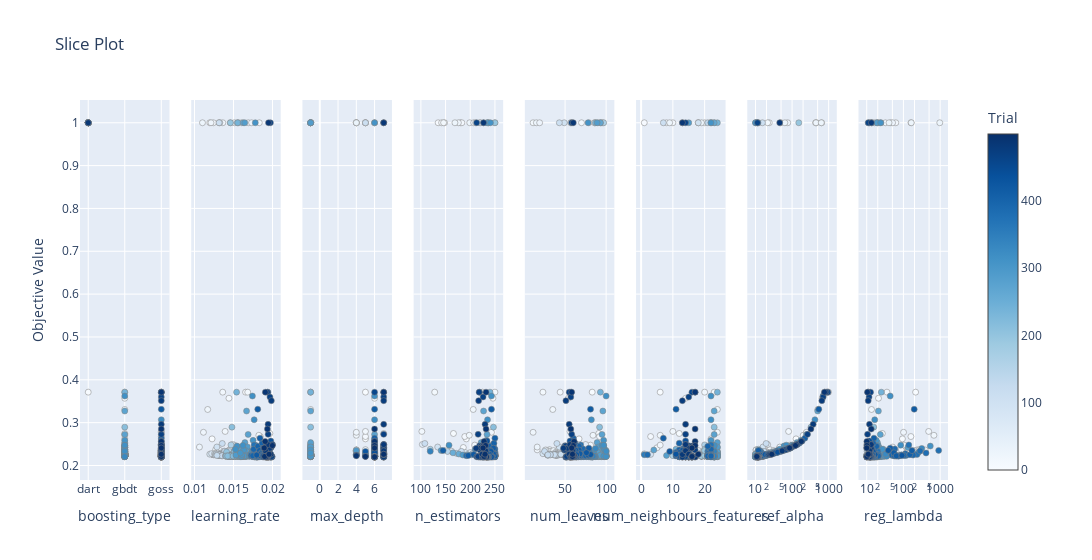

Write notebook code for a chart like this one.
### Code cell
optuna.visualization.plot_slice(study)

### Figure 1 — Plotly figure (JSON) as saved in the notebook; plotly's stock layout.template omitted (floating-point values rounded to 4 significant figures; data arrays with more than 128 entries replaced by an {"elided": "..."} marker saying what was removed)
{"data": [{"marker": {"color": {"elided": "500 int values"}, "colorbar": {"title": {"text": "Trial"}, "x": 1, "xpad": 40}, "colorscale": [[0, "rgb(247,251,255)"], [0.125, "rgb(222,235,247)"], [0.25, "rgb(198,219,239)"], [0.375, "rgb(158,202,225)"], [0.5, "rgb(107,174,214)"], [0.625, "rgb(66,146,198)"], [0.75, "rgb(33,113,181)"], [0.875, "rgb(8,81,156)"], [1, "rgb(8,48,107)"]], "line": {"color": "Grey", "width": 0.5}, "showscale": true}, "mode": "markers", "showlegend": false, "type": "scatter", "x": {"elided": "500 str values"}, "xaxis": "x", "y": {"elided": "500 float values"}, "yaxis": "y"}, {"marker": {"color": {"elided": "500 int values"}, "colorbar": {"title": {"text": "Trial"}, "x": 1, "xpad": 40}, "colorscale": [[0, "rgb(247,251,255)"], [0.125, "rgb(222,235,247)"], [0.25, "rgb(198,219,239)"], [0.375, "rgb(158,202,225)"], [0.5, "rgb(107,174,214)"], [0.625, "rgb(66,146,198)"], [0.75, "rgb(33,113,181)"], [0.875, "rgb(8,81,156)"], [1, "rgb(8,48,107)"]], "line": {"color": "Grey", "width": 0.5}, "showscale": false}, "mode": "markers", "showlegend": false, "type": "scatter", "x": {"elided": "500 float values"}, "xaxis": "x2", "y": {"elided": "500 float values"}, "yaxis": "y2"}, {"marker": {"color": {"elided": "500 int values"}, "colorbar": {"title": {"text": "Trial"}, "x": 1, "xpad": 40}, "colorscale": [[0, "rgb(247,251,255)"], [0.125, "rgb(222,235,247)"], [0.25, "rgb(198,219,239)"], [0.375, "rgb(158,202,225)"], [0.5, "rgb(107,174,214)"], [0.625, "rgb(66,146,198)"], [0.75, "rgb(33,113,181)"], [0.875, "rgb(8,81,156)"], [1, "rgb(8,48,107)"]], "line": {"color": "Grey", "width": 0.5}, "showscale": false}, "mode": "markers", "showlegend": false, "type": "scatter", "x": {"elided": "500 int values"}, "xaxis": "x3", "y": {"elided": "500 float values"}, "yaxis": "y3"}, {"marker": {"color": {"elided": "500 int values"}, "colorbar": {"title": {"text": "Trial"}, "x": 1, "xpad": 40}, "colorscale": [[0, "rgb(247,251,255)"], [0.125, "rgb(222,235,247)"], [0.25, "rgb(198,219,239)"], [0.375, "rgb(158,202,225)"], [0.5, "rgb(107,174,214)"], [0.625, "rgb(66,146,198)"], [0.75, "rgb(33,113,181)"], [0.875, "rgb(8,81,156)"], [1, "rgb(8,48,107)"]], "line": {"color": "Grey", "width": 0.5}, "showscale": false}, "mode": "markers", "showlegend": false, "type": "scatter", "x": {"elided": "500 int values"}, "xaxis": "x4", "y": {"elided": "500 float values"}, "yaxis": "y4"}, {"marker": {"color": {"elided": "500 int values"}, "colorbar": {"title": {"text": "Trial"}, "x": 1, "xpad": 40}, "colorscale": [[0, "rgb(247,251,255)"], [0.125, "rgb(222,235,247)"], [0.25, "rgb(198,219,239)"], [0.375, "rgb(158,202,225)"], [0.5, "rgb(107,174,214)"], [0.625, "rgb(66,146,198)"], [0.75, "rgb(33,113,181)"], [0.875, "rgb(8,81,156)"], [1, "rgb(8,48,107)"]], "line": {"color": "Grey", "width": 0.5}, "showscale": false}, "mode": "markers", "showlegend": false, "type": "scatter", "x": {"elided": "500 int values"}, "xaxis": "x5", "y": {"elided": "500 float values"}, "yaxis": "y5"}, {"marker": {"color": {"elided": "500 int values"}, "colorbar": {"title": {"text": "Trial"}, "x": 1, "xpad": 40}, "colorscale": [[0, "rgb(247,251,255)"], [0.125, "rgb(222,235,247)"], [0.25, "rgb(198,219,239)"], [0.375, "rgb(158,202,225)"], [0.5, "rgb(107,174,214)"], [0.625, "rgb(66,146,198)"], [0.75, "rgb(33,113,181)"], [0.875, "rgb(8,81,156)"], [1, "rgb(8,48,107)"]], "line": {"color": "Grey", "width": 0.5}, "showscale": false}, "mode": "markers", "showlegend": false, "type": "scatter", "x": {"elided": "500 int values"}, "xaxis": "x6", "y": {"elided": "500 float values"}, "yaxis": "y6"}, {"marker": {"color": {"elided": "500 int values"}, "colorbar": {"title": {"text": "Trial"}, "x": 1, "xpad": 40}, "colorscale": [[0, "rgb(247,251,255)"], [0.125, "rgb(222,235,247)"], [0.25, "rgb(198,219,239)"], [0.375, "rgb(158,202,225)"], [0.5, "rgb(107,174,214)"], [0.625, "rgb(66,146,198)"], [0.75, "rgb(33,113,181)"], [0.875, "rgb(8,81,156)"], [1, "rgb(8,48,107)"]], "line": {"color": "Grey", "width": 0.5}, "showscale": false}, "mode": "markers", "showlegend": false, "type": "scatter", "x": {"elided": "500 float values"}, "xaxis": "x7", "y": {"elided": "500 float values"}, "yaxis": "y7"}, {"marker": {"color": {"elided": "500 int values"}, "colorbar": {"title": {"text": "Trial"}, "x": 1, "xpad": 40}, "colorscale": [[0, "rgb(247,251,255)"], [0.125, "rgb(222,235,247)"], [0.25, "rgb(198,219,239)"], [0.375, "rgb(158,202,225)"], [0.5, "rgb(107,174,214)"], [0.625, "rgb(66,146,198)"], [0.75, "rgb(33,113,181)"], [0.875, "rgb(8,81,156)"], [1, "rgb(8,48,107)"]], "line": {"color": "Grey", "width": 0.5}, "showscale": false}, "mode": "markers", "showlegend": false, "type": "scatter", "x": {"elided": "500 float values"}, "xaxis": "x8", "y": {"elided": "500 float values"}, "yaxis": "y8"}], "layout": {"title": {"text": "Slice Plot"}, "width": 2400, "xaxis": {"anchor": "y", "domain": [0, 0.1031], "title": {"text": "boosting_type"}}, "xaxis2": {"anchor": "y2", "domain": [0.1281, 0.2312], "title": {"text": "learning_rate"}}, "xaxis3": {"anchor": "y3", "domain": [0.2562, 0.3594], "title": {"text": "max_depth"}}, "xaxis4": {"anchor": "y4", "domain": [0.3844, 0.4875], "title": {"text": "n_estimators"}}, "xaxis5": {"anchor": "y5", "domain": [0.5125, 0.6156], "title": {"text": "num_leaves"}}, "xaxis6": {"anchor": "y6", "domain": [0.6406, 0.7438], "title": {"text": "num_neighbours_features"}}, "xaxis7": {"anchor": "y7", "domain": [0.7688, 0.8719], "title": {"text": "ref_alpha"}, "type": "log"}, "xaxis8": {"anchor": "y8", "domain": [0.8969, 1], "title": {"text": "reg_lambda"}, "type": "log"}, "yaxis": {"anchor": "x", "domain": [0, 1], "title": {"text": "Objective Value"}}, "yaxis2": {"anchor": "x2", "domain": [0, 1], "matches": "y", "showticklabels": false}, "yaxis3": {"anchor": "x3", "domain": [0, 1], "matches": "y", "showticklabels": false}, "yaxis4": {"anchor": "x4", "domain": [0, 1], "matches": "y", "showticklabels": false}, "yaxis5": {"anchor": "x5", "domain": [0, 1], "matches": "y", "showticklabels": false}, "yaxis6": {"anchor": "x6", "domain": [0, 1], "matches": "y", "showticklabels": false}, "yaxis7": {"anchor": "x7", "domain": [0, 1], "matches": "y", "showticklabels": false}, "yaxis8": {"anchor": "x8", "domain": [0, 1], "matches": "y", "showticklabels": false}}}
